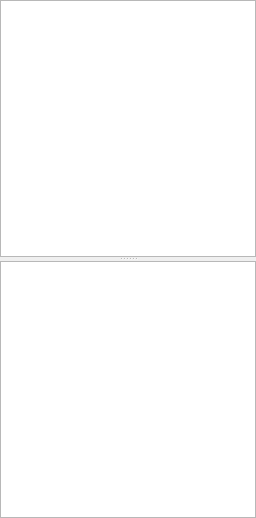
       <widget class="QWidget" name="explorer_page">
        <property name="geometry">
         <rect>
          <x>0</x>
          <y>0</y>
          <width>256</width>
          <height>518</height>
         </rect>
        </property>
        <attribute name="label">
         <string>File Explorer</string>
        </attribute>
        <layout class="QVBoxLayout" name="verticalLayout_explorer">
         <property name="leftMargin">
          <number>0</number>
         </property>
         <property name="topMargin">
          <number>0</number>
         </property>
         <property name="rightMargin">
          <number>0</number>
         </property>
         <property name="bottomMargin">
          <number>0</number>
         </property>
         <item>
          <widget class="QSplitter" name="splitter_explorer">
           <property name="orientation">
            <enum>Qt::Vertical</enum>
           </property>
           <property name="childrenCollapsible">
            <bool>false</bool>
           </property>
           <widget class="QTreeView" name="treeView_explorer">
            <property name="indentation">
             <number>10</number>
            </property>
            <property name="wordWrap">
             <bool>true</bool>
            </property>
            <attribute name="headerVisible">
             <bool>false</bool>
            </attribute>
           </widget>
           <widget class="QListWidget" name="listWidget_files">
            <property name="editTriggers">
             <set>QAbstractItemView::NoEditTriggers</set>
            </property>
           </widget>
          </widget>
         </item>
        </layout>
       </widget>
